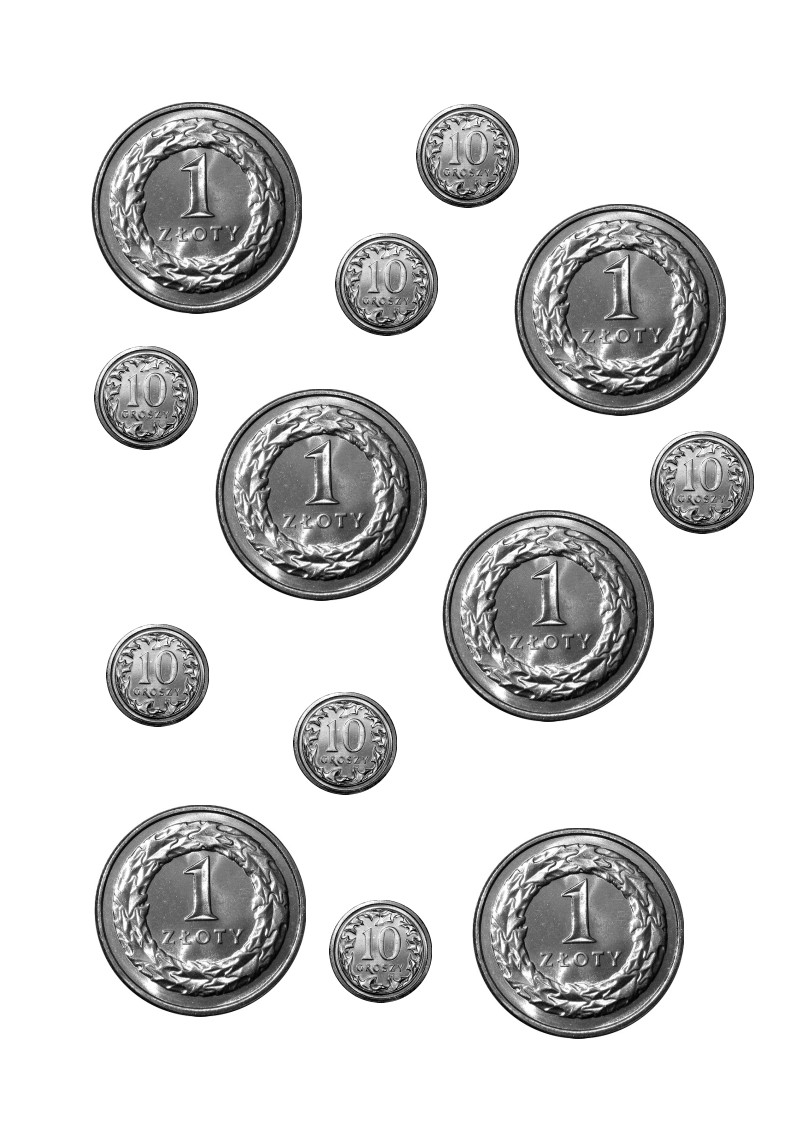
#> input picture lab5/coins.jpg, 794 x 1123 px, found by its file name
$ python coins.py
#> lines starting #> are read from the running program, lines starting #| are printed output that depends on the picture
import cv2 as cv
import numpy as np

img = cv.imread("lab5/coins.jpg", cv.IMREAD_GRAYSCALE)
#> img is the input picture: shape (1123, 794); min 0, max 255, mean 215.2
img = cv.medianBlur(img, 5)
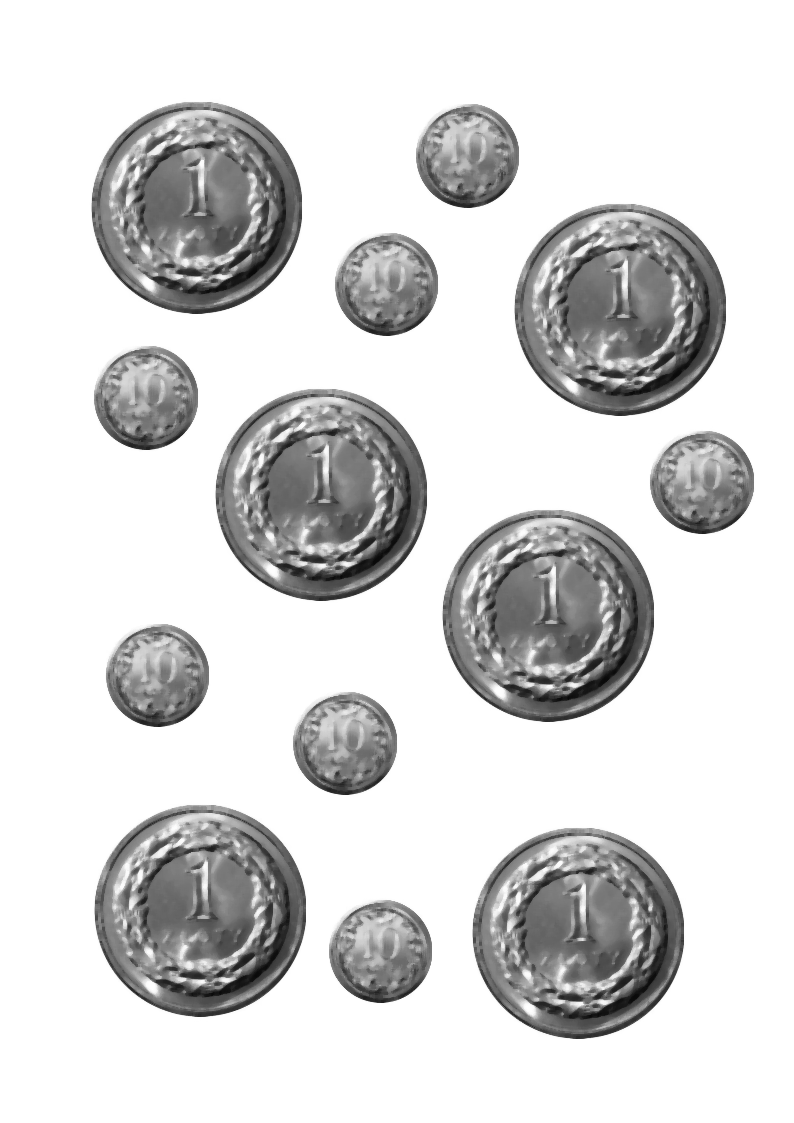
#> img: shape (1123, 794); min 9, max 255, mean 215.6
cimg = cv.cvtColor(img, cv.COLOR_GRAY2BGR)
circles = cv.HoughCircles(img,cv.HOUGH_GRADIENT,1,50,param1=500,param2=50,minRadius=30,maxRadius=150)
#> circles = 13 rows, first 8: [548.5, 615.5, 105.6], [196.5, 206.5, 105.9], [321.5, 494.5, 105.5], [620.5, 308.5, 105.9], [199.5, 909.5, 105.9], [579.5, 931.5, 104.6], [146.5, 397.5, 51.6], [156.5, 674.5, 51.4]
circles = np.uint16(np.around(circles))
#> circles = 13 rows, first 8: [548, 616, 106], [196, 206, 106], [322, 494, 106], [620, 308, 106], [200, 910, 106], [580, 932, 105], [146, 398, 52], [156, 674, 51]

total = 0

for i in circles[0,:]:
    # draw the outer circle
    cv.circle(cimg,(i[0],i[1]),i[2],(0,255,0),2)
    # draw the center of the circle
    cv.circle(cimg,(i[0],i[1]),2,(0,0,255),3)
    #print(i[2])

    if (95 < i[2] < 115): total += 100
    if (40 < i[2] < 60): total += 10
#> this loop made 13 passes
#> (i, total) on passes 1 to 12: ([548, 616, 106], 100), ([196, 206, 106], 200), ([322, 494, 106], 300), ([620, 308, 106], 400), ([200, 910, 106], 500), ([580, 932, 105], 600), ([146, 398, 52], 610), ([156, 674, 51], 620), ([344, 744, 52], 630), ([380, 952, 50], 640), ([468, 158, 50], 650), ([386, 286, 50], 660)
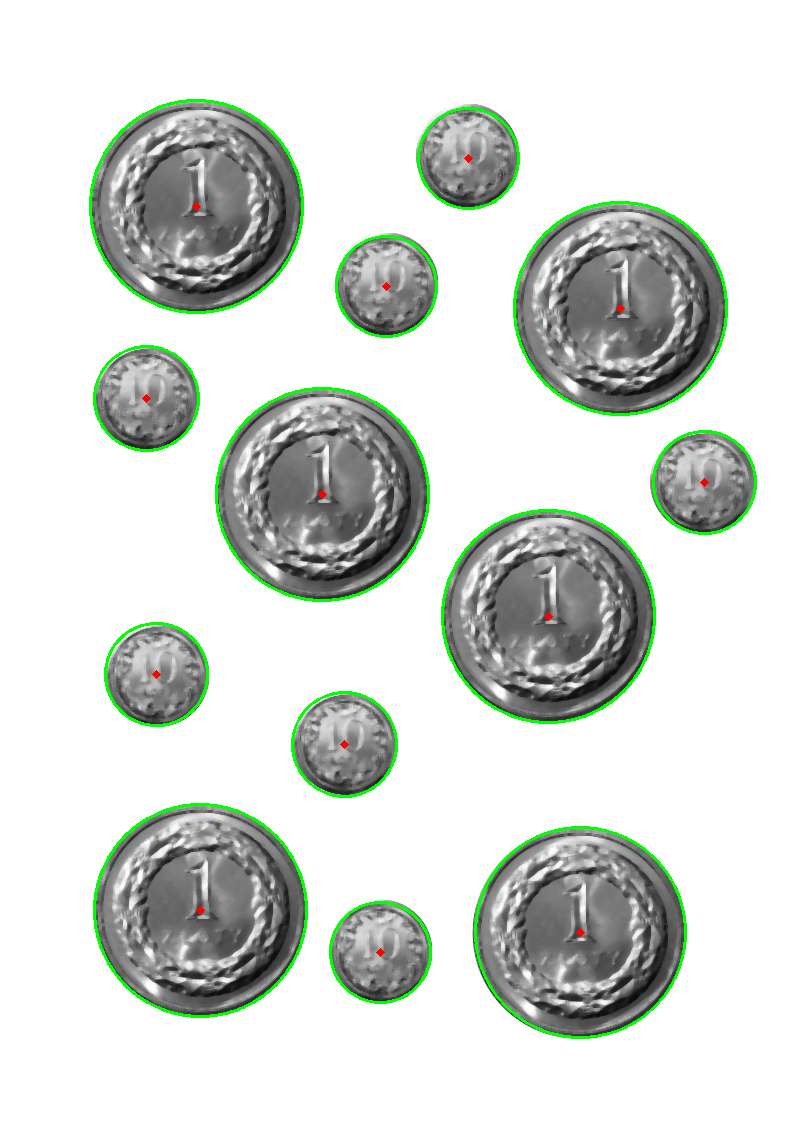
#> cimg: shape (1123, 794, 3); mean B, G, R 212, 217.4, 212.2
#> after the loop, total = 670

total /= 100
#> total = 6.7
print(f"{total:.2f}")
#| 6.70
cv.imshow("Circles", cimg)
cv.waitKey(0)

$ run again, with lab5/shapes.jpg copied over lab5/coins.jpg
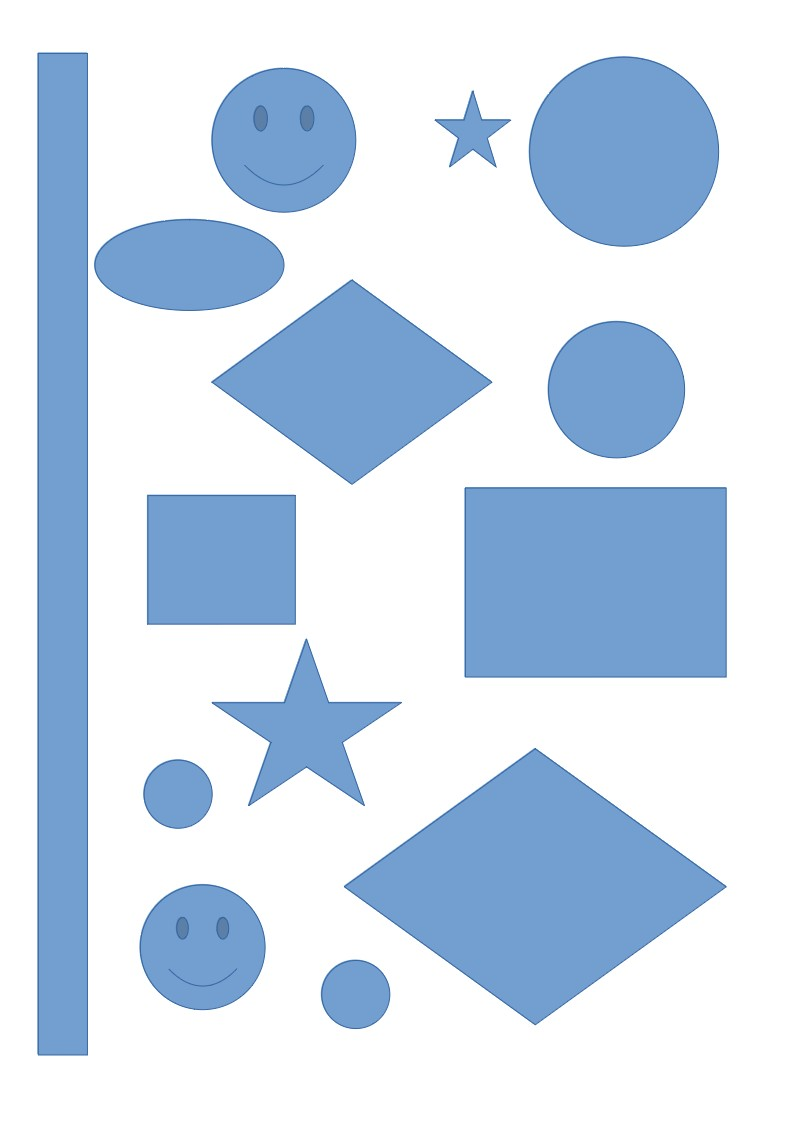
#> input picture lab5/shapes.jpg, 794 x 1123 px, found by its file name
#> `img = cv.imread("lab5/coins.jpg", cv.IMREAD_GRAYSCALE)`:
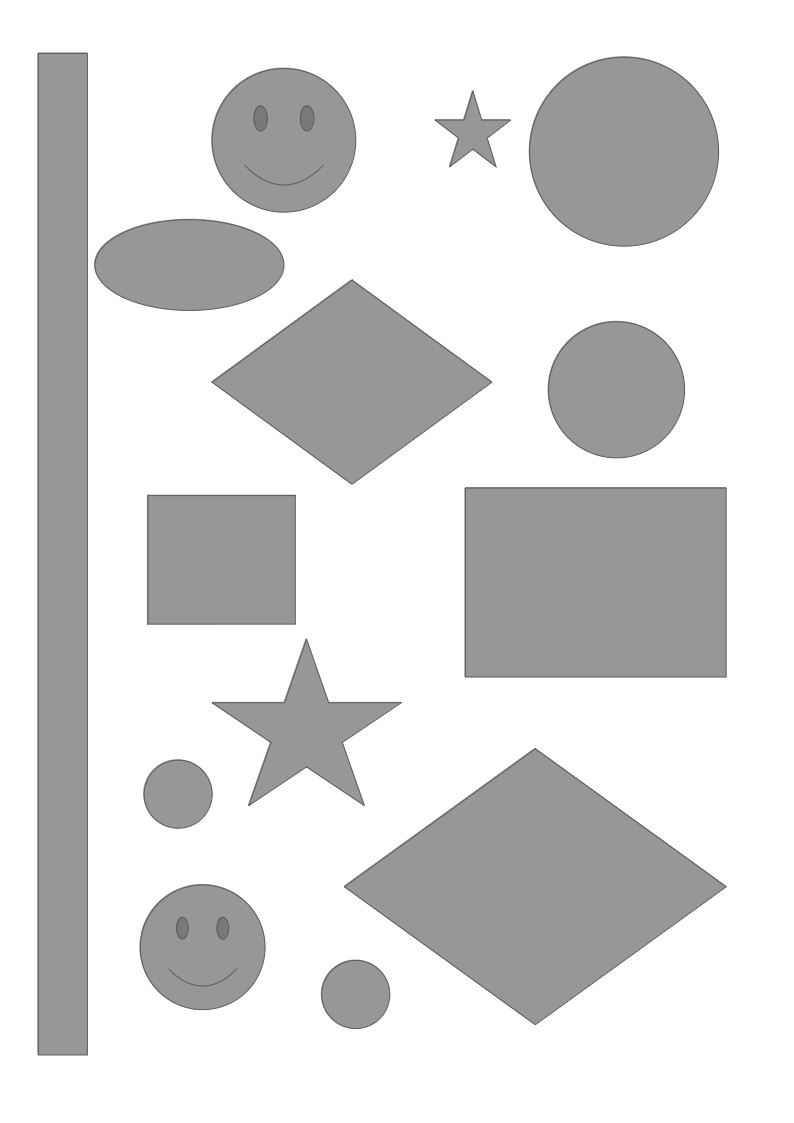
#> img: shape (1123, 794); min 83, max 255, mean 218.2
#> `circles = cv.HoughCircles(img,cv.HOUGH_GRADIENT,1,50,param1=500,param2..`: circles = [[622.5, 150.5, 94.5], [283.5, 140.5, 72.6], [616.5, 389.5, 68.7], [202.5, 946.5, 62.7], [177.5, 793.5, 35.1], [354.5, 993.5, 34.7]]
#> `circles = np.uint16(np.around(circles))`: circles = [[622, 150, 94], [284, 140, 73], [616, 390, 69], [202, 946, 63], [178, 794, 35], [354, 994, 35]]
#> the loop `for i in circles[0,:]:` made 6 passes
#> after the loop `for i in circles[0,:]:`:
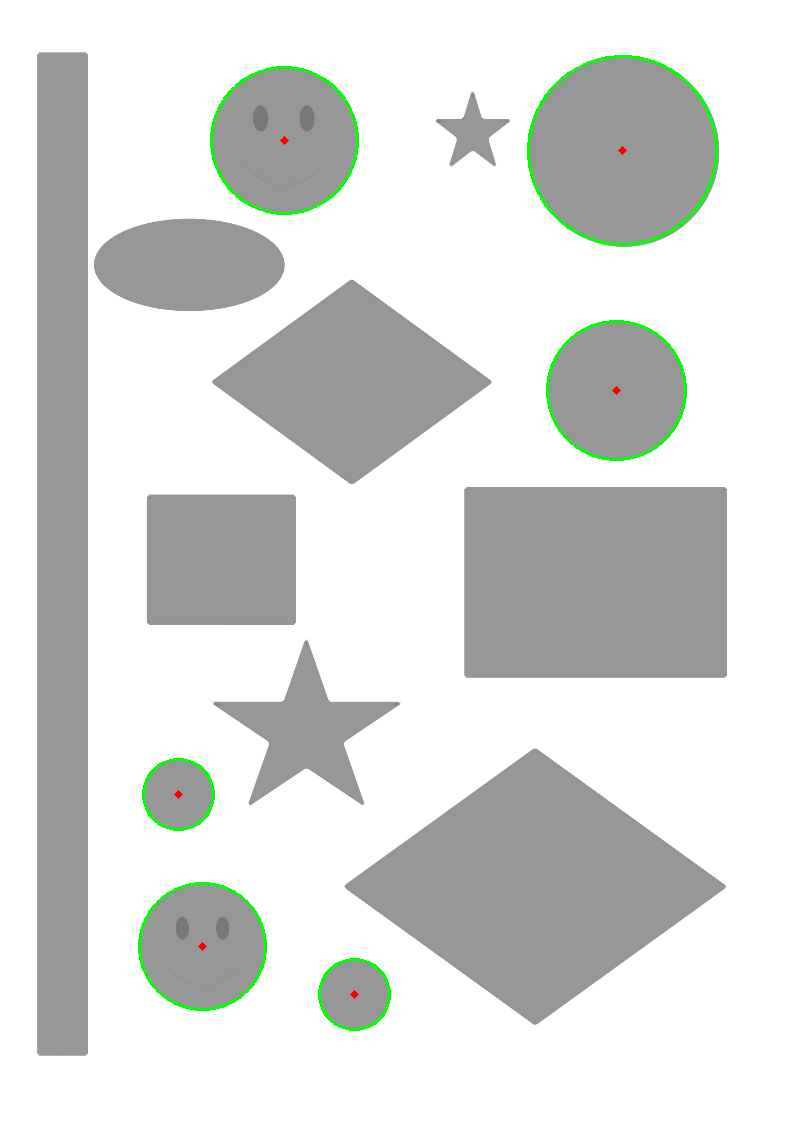
#> cimg: shape (1123, 794, 3); mean B, G, R 217.2, 219.1, 217.3
#> after the loop `for i in circles[0,:]:`: total = 0
#| 0.00
